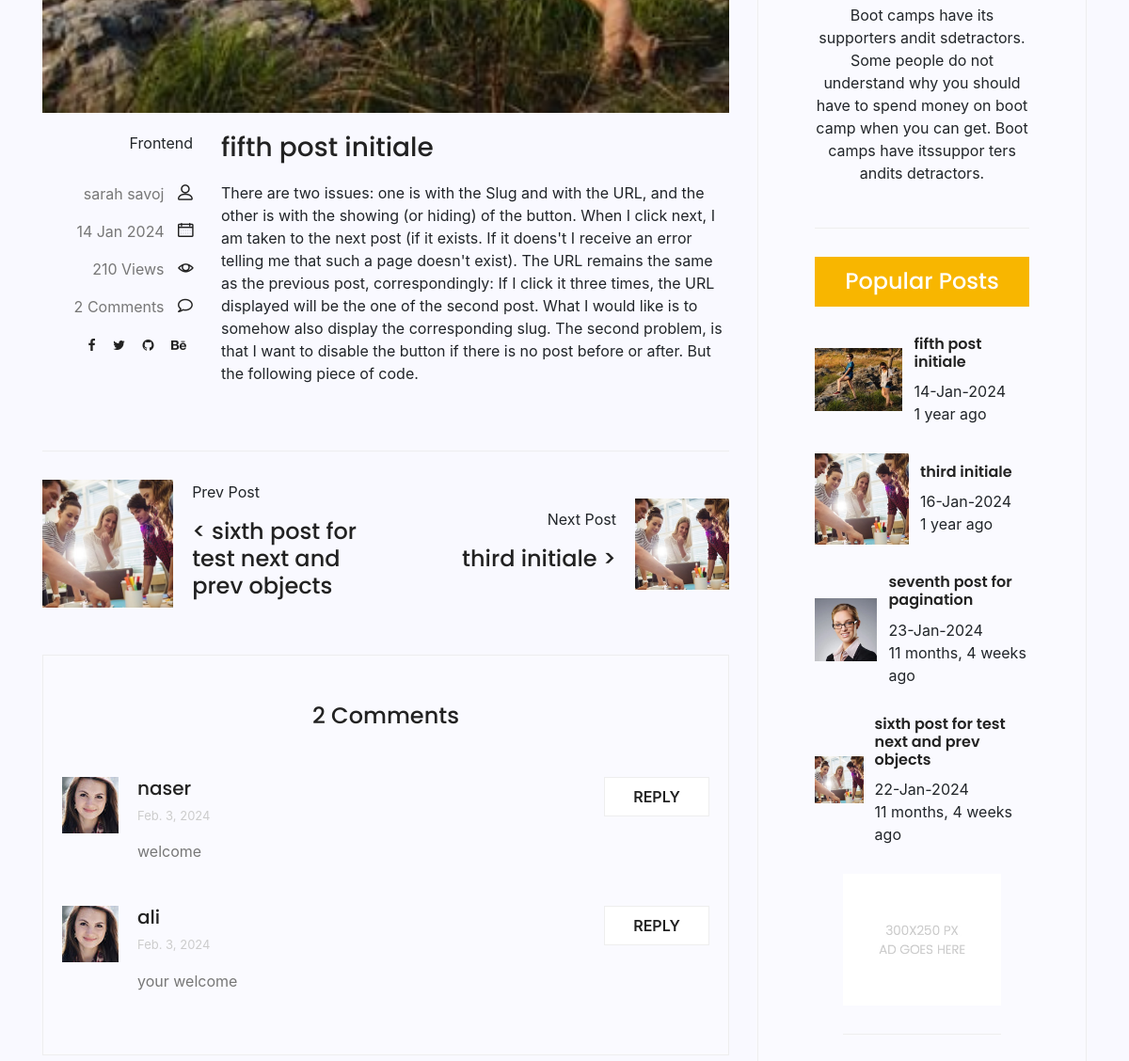
The app's page /blog_app/6 (middle part), older data.
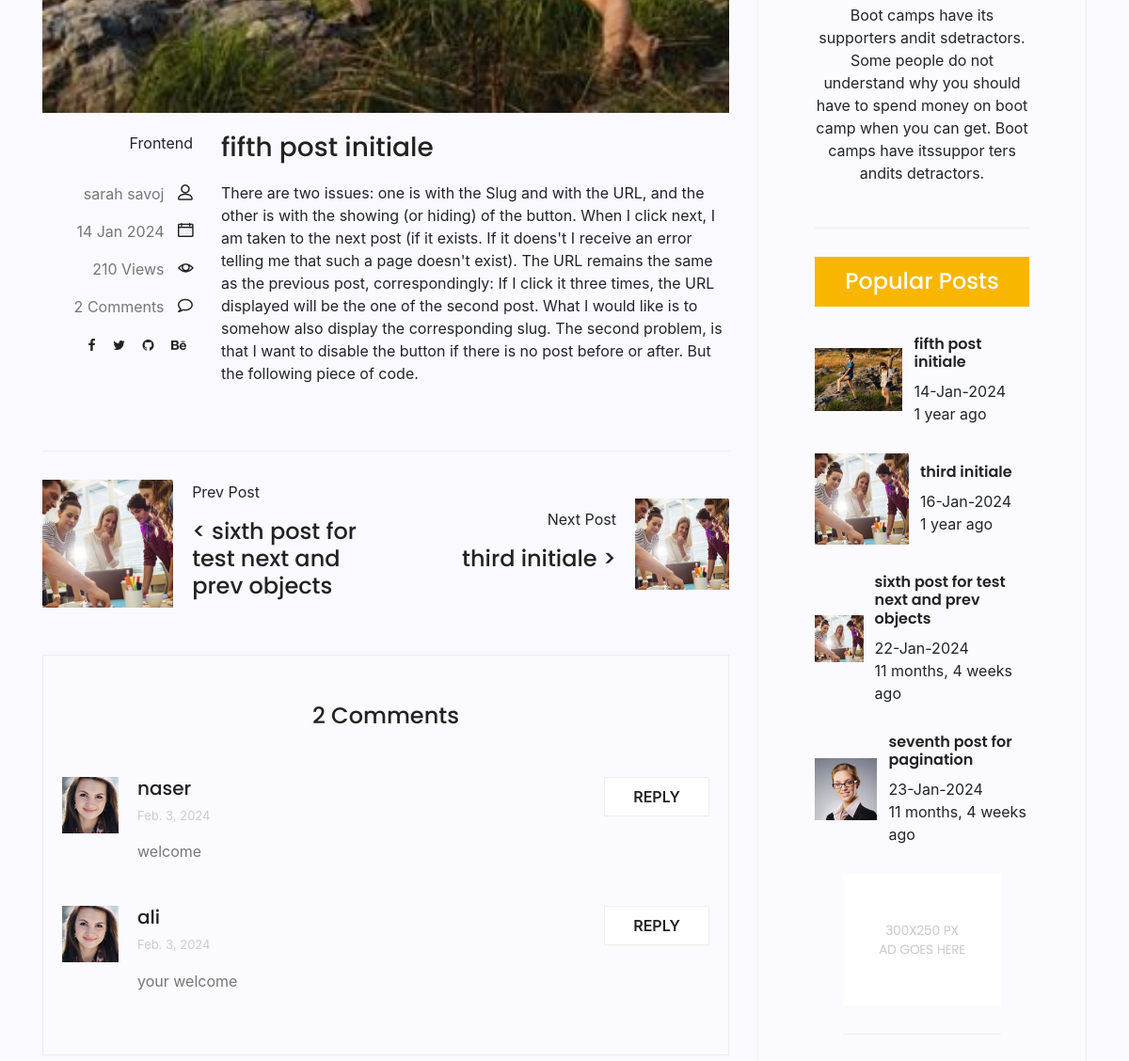
The same page, newer data.
### blog_app/models.py (models this page shows, shortened)
class Category(models.Model):
    name = models.CharField(max_length=30)
    def __str__(self):
        return self.name

class Comment(models.Model):
    intended_post = models.ForeignKey(Post, on_delete=models.CASCADE)
    name = models.CharField(max_length=55)
    email = models.EmailField()
    subject = models.CharField(max_length=255)
    message = models.TextField()
    approved = models.BooleanField(default=False)
    created_date = models.DateTimeField(auto_now_add=True)
    class Meta:
        ordering = ['-created_date']

class Post(models.Model):
    image = models.ImageField(upload_to='app_image/', default='default.png')
    author = models.ForeignKey(User, on_delete=models.SET_NULL, null=True)
    title = models.CharField(max_length=100)
    content = models.TextField()
    tags = TaggableManager()
    counted_views = models.PositiveIntegerField(default=0)
    status = models.BooleanField(default=False)
    login_needed = models.BooleanField(default=False)
    published_date = models.DateTimeField(null=True)
    created_date = models.DateTimeField(auto_now_add=True)
    updated_date = models.DateTimeField(auto_now=True)
    category_list = models.ManyToManyField(Category)
    class Meta:
        ordering = ['-created_date']
        verbose_name = 'پست'
        verbose_name_plural = 'پست ها'
    def __str__(self):
        return self.title

### blog_app/views.py (the view)
# urls.py: path('<int:pid>', single_view, name='single_blog'),
def single_view(request, pid):
    if request.method == 'POST':
        comment_form = CommentForm(request.POST)
        if comment_form.is_valid():
            comment_form.save()
            messages.add_message(request, messages.SUCCESS, 'Your comment submitted successfully.')
        else:
            messages.add_message(request, messages.ERROR, "Your comment didn't submitted .")
    else:
        comment_form = CommentForm()
    post_obj = get_object_or_404(Post, id=pid, status=1, published_date__lt=timezone.now())
    post_obj.counted_views = post_obj.counted_views + 1
    post_obj.save()
    if not post_obj.login_needed:  # it means: if post_obj.login_needed is not True
        comments = Comment.objects.filter(intended_post=post_obj.id, approved=True)
        filter_post = Post.objects.filter(published_date__lt=timezone.now(), status=1)
        post_ids = [post.id for post in filter_post]
        pid_index = post_ids.index(pid)
        if pid_index == 0:
            next_id = post_ids[pid_index + 1]
            next_post = Post.objects.get(id=next_id)
            prev_post = None
        elif pid_index == post_ids.index(post_ids[-1]):
            prev_id = post_ids[pid_index - 1]
            prev_post = Post.objects.get(id=prev_id)
            next_post = None
        else:
            next_id = post_ids[pid_index + 1]
            next_post = Post.objects.get(id=next_id)
            prev_id = post_ids[pid_index - 1]
            prev_post = Post.objects.get(id=prev_id)
        context = {'post_obj': post_obj, 'next_post': next_post, 'prev_post': prev_post, 'comments': comments}
        return render(request, 'blog_items/blog-single.html', context)
    else:
        return HttpResponseRedirect(reverse('user_auth:login_page'))

### blog_app/templatetags/blog_tags.py (called while the page is built)
@register.inclusion_tag('blog_items/blog-latest-post.html')
def most_visited_posts(arg=3):
    post_obj = Post.objects.filter(published_date__lt=timezone.now(), status=1).order_by('-counted_views')[:arg]
    return {'post_obj': post_obj}

@register.inclusion_tag('blog_items/blog-post-categories.html')
def cat_of_posts():
    post_obj = Post.objects.filter(published_date__lt=timezone.now(), status=1)
    category_obj = Category.objects.all()
    cat_dict = {}
    for cat_name in category_obj:
        cat_dict[cat_name] = post_obj.filter(category_list=cat_name).count()
    return {'cat_dict': cat_dict}

### templates/blog_items/blog-single.html (shortened to what the changed rows need)
{% extends 'base.html' %}
{% block content %}
{% load static %}
{% load blog_tags %}
{% load humanize %}
			<section class="post-content-area single-post-area">
				<div class="container">
					<div class="row">
						<div class="col-lg-8 posts-list">
							<div class="single-post row">
								<div class="col-lg-12">
									<div class="feature-img">
										<img class="img-fluid" src="{{post_obj.image.url}}" alt="">
									</div>
								</div>
								<div class="col-lg-3  col-md-3 meta-details">
									<ul class="tags">
										{% for cat in post_obj.category_list.all %}
											{{cat.name}} {% if not forloop.last %} , {% endif %}
										{% endfor%}
									</ul>
									<div class="user-details row">
										<p class="user-name col-lg-12 col-md-12 col-6"><a href="#">{{post_obj.author.get_full_name}}</a> <span class="lnr lnr-user"></span></p>
										<p class="date col-lg-12 col-md-12 col-6"><a>{{post_obj.published_date|date:"d M Y"}}</a> <span class="lnr lnr-calendar-full"></span></p>
										<p class="view col-lg-12 col-md-12 col-6"><a href="#">{{post_obj.counted_views}} Views</a> <span class="lnr lnr-eye"></span></p>
										<p class="comments col-lg-12 col-md-12 col-6"><a href="#">{{comments|length}} Comments</a> <span class="lnr lnr-bubble"></span></p>
										<ul class="social-links col-lg-12 col-md-12 col-6">
										</ul>
									</div>
								</div>
								<div class="col-lg-9 col-md-9">
									<h3 class="mt-20 mb-20">{{post_obj.title}}</h3>
									<p class="excert">
										{{post_obj.content|safe}}
									</p>
								</div>
							</div>
							<div class="navigation-area">
								<div class="row">
									<div class="col-lg-6 col-md-6 col-12 nav-left flex-row d-flex justify-content-start align-items-center">
										<div class="thumb">
												{% if prev_post %}
											<a href="{% url 'blog_show:single_blog' pid=prev_post.id %}"><img class="img-fluid" src="{{prev_post.image.url}}" alt=""></a>
										</div>
										<div class="arrow">
											<a href="#"></a>
										</div>
										<div class="detials">
											<p>Prev Post</p>
											<a href="{% url 'blog_show:single_blog' pid=prev_post.id %}"><h4>< {{prev_post}}</h4></a>
												{% endif %}
										</div>
									</div>
									<div class="col-lg-6 col-md-6 col-12 nav-right flex-row d-flex justify-content-end align-items-center">
										<div class="detials">
										{% if next_post %}
											<p>Next Post</p>
											<a href="{% url 'blog_show:single_blog' pid=next_post.id %}"><h4>{{next_post}} ></h4></a>
										</div>
										<div class="arrow">
											<a href="#"></a>
										</div>
										<div class="thumb">
											<a href="{% url 'blog_show:single_blog' pid=next_post.id %}"><img class="img-fluid" src="{{next_post.image.url}}" alt=""></a>
										</div>
												{% endif %}
									</div>
								</div>
							</div>
							<div class="comments-area">
								{% for comment in comments %}
								<div class="comment-list">
                                    <div class="single-comment justify-content-between d-flex">
                                        <div class="user justify-content-between d-flex">
                                            <div class="thumb">
                                                <img src="{% static 'img/blog/c1.jpg' %}" alt="">
                                            </div>
                                            <div class="desc">
                                                <h5><a href="#">{{comment.name}}</a></h5>
                                                <p class="date">{{comment.created_date|naturalday}}</p>
                                                <p class="comment">
													{{comment.message}}
                                                </p>
                                            </div>
                                        </div>
                                        <div class="reply-btn">
                                               <a href="" class="btn-reply text-uppercase">reply</a>
                                        </div>
                                    </div>
                                </div>
								{% empty %}
								<p>No comment has been register up to now</p>
								{% endfor %}
							</div>
						</div>
						<div class="col-lg-4 sidebar-widgets">
							<div class="widget-wrap">
								<div class="single-sidebar-widget search-widget">
									<form class="search-form" action="search/">
										{% most_visited_posts 4 %}
								</div>
							</div>
						</div>
					</div>
				</div>
			</section>
{% endblock %}

### templates/blog_items/blog-latest-post.html
{% load humanize %}
{% load static %}
<div class="single-sidebar-widget popular-post-widget">
									<h4 class="popular-title">Popular Posts</h4>
                                    {% for obj in post_obj %}
									<div class="popular-post-list">
										<div class="single-post-list d-flex flex-row align-items-center">
											<div class="thumb">
												<img class="img-fluid" src=" {{obj.image.url}}" alt="">
											</div>
											<div class="details">
												<a href="{% url 'blog_show:single_blog' pid=obj.id %}"><h6>{{obj.title}}</h6></a>
												<p>{{obj.published_date|date:"d-M-Y"}}</p>
												<p>{{obj.published_date|naturaltime}}</p>
											</div>
										</div>
									{% endfor %}
									</div>
								</div>

Row changes from the older to the newer data that the page shows:
changed Post "sixth post for test next and prev objects": moves up the list
